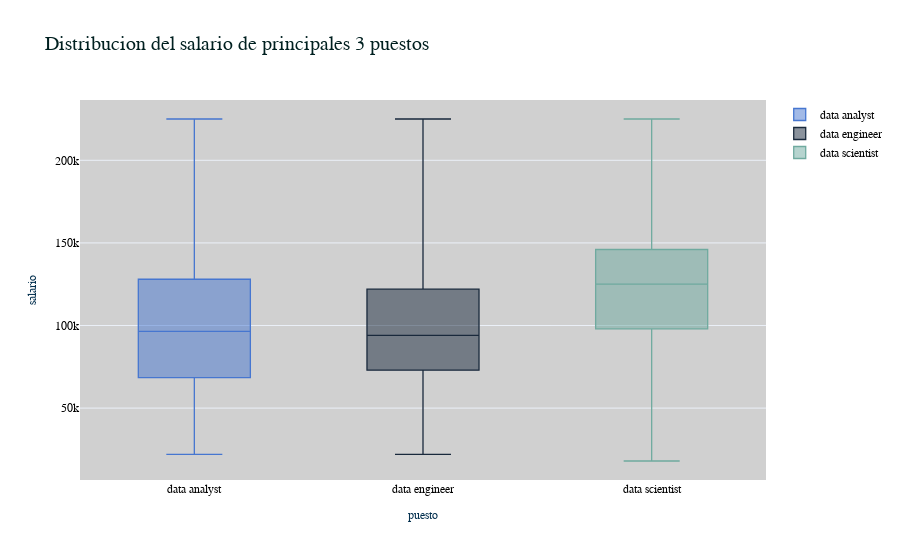

The cell this chart's notebook holds for it:
### Markdown cell above
### Distribución de salarios de los principales 3 títulos

### Code cell
data_jobs = ['data scientist','data engineer','data analyst']
aux = df[df['v_job_title'].isin(data_jobs)]
my_box(aux,'v_job_title','c_salary_mean','Distribucion del salario de principales 3 puestos',x_title='puesto',y_title='salario')

### Figure 1 — Plotly figure (JSON) as saved in the notebook; plotly's stock layout.template omitted (floating-point values rounded to 4 significant figures; data arrays with more than 128 entries replaced by an {"elided": "..."} marker saying what was removed)
{"data": [{"boxpoints": false, "line": {"width": 1.3}, "marker": {"color": "rgba(70, 118, 208, 1.0)"}, "name": "data analyst", "orientation": "v", "type": "box", "y": {"elided": "2714 int values"}}, {"boxpoints": false, "line": {"width": 1.3}, "marker": {"color": "rgba(25, 41, 60, 1.0)"}, "name": "data engineer", "orientation": "v", "type": "box", "y": {"elided": "2714 int values"}}, {"boxpoints": false, "line": {"width": 1.3}, "marker": {"color": "rgba(111, 170, 159, 1.0)"}, "name": "data scientist", "orientation": "v", "type": "box", "y": {"elided": "2714 int values"}}], "layout": {"font": {"color": "black", "family": "Courier New, monospace"}, "plot_bgcolor": "rgb(208,208,208)", "title": {"font": {"color": "#002020", "family": "Arial", "size": 20}, "text": "Distribucion del salario de principales 3 puestos"}, "xaxis": {"title": {"font": {"color": "#002e4d", "family": "Courier New, monospace", "size": 12}, "text": "puesto"}}, "yaxis": {"title": {"font": {"color": "#002e4d", "family": "Courier New, monospace", "size": 12}, "text": "salario"}}}}
